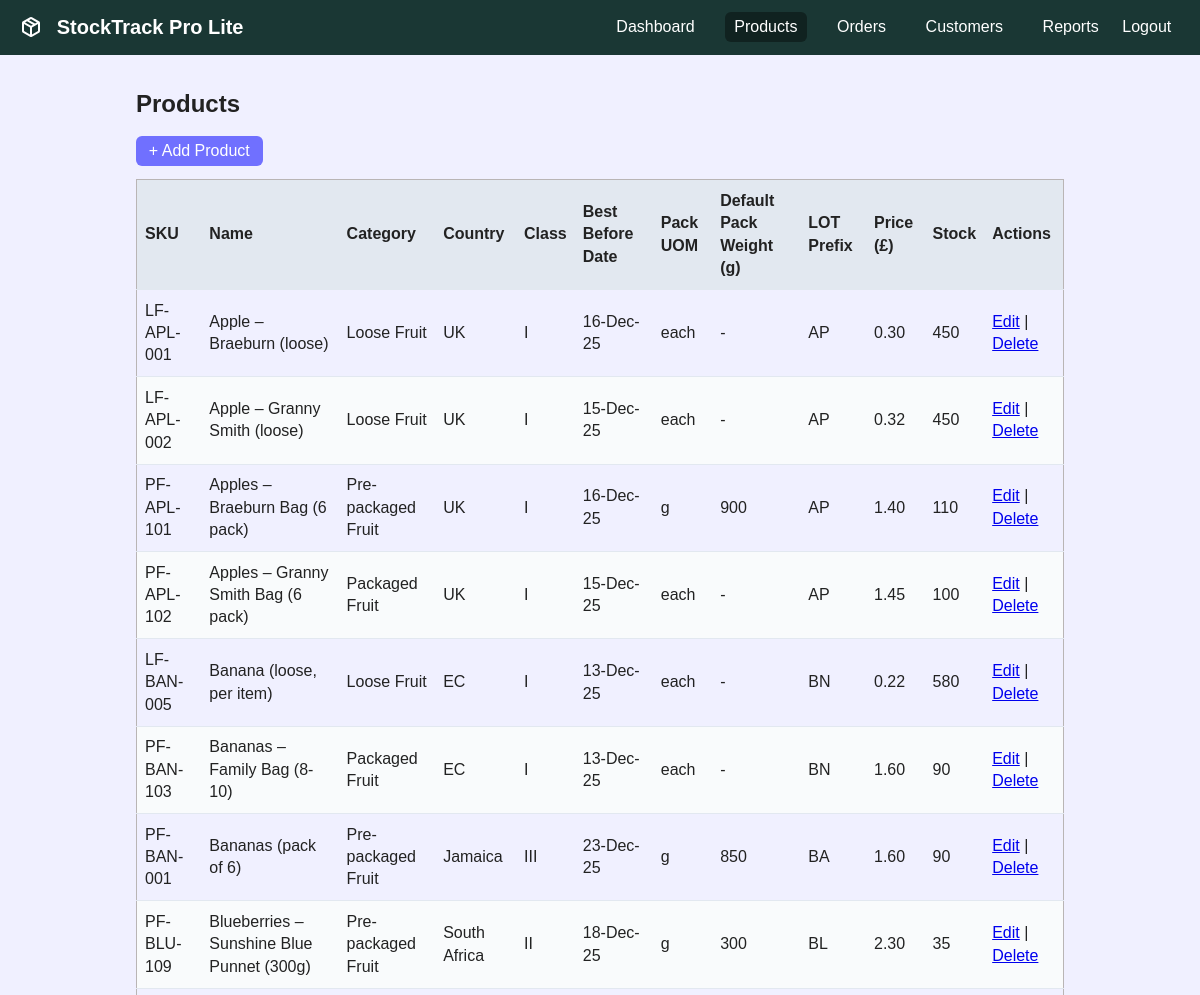
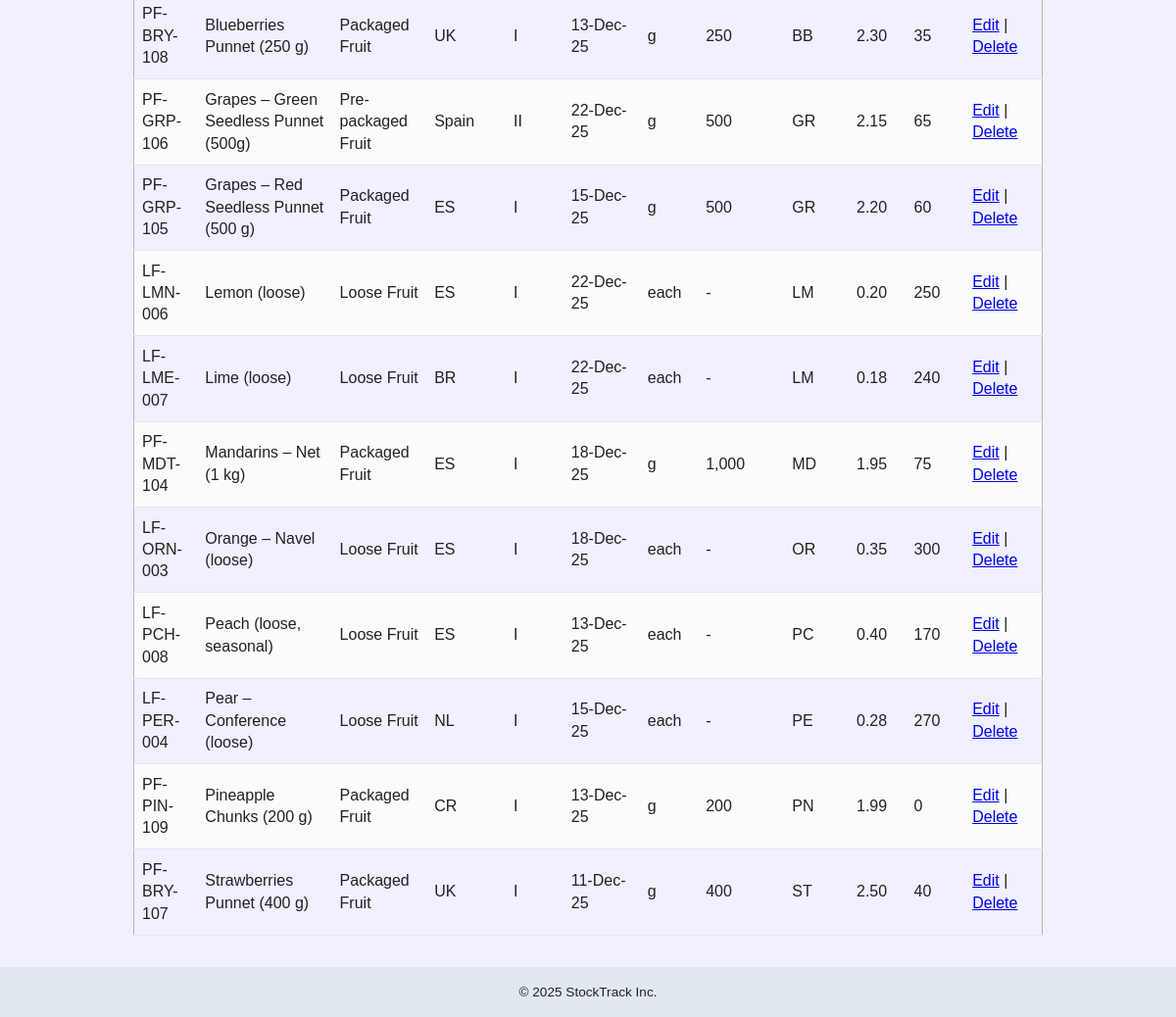
The app's page /StockTrackProLite/products.php, older data (2 pictures, top to bottom).
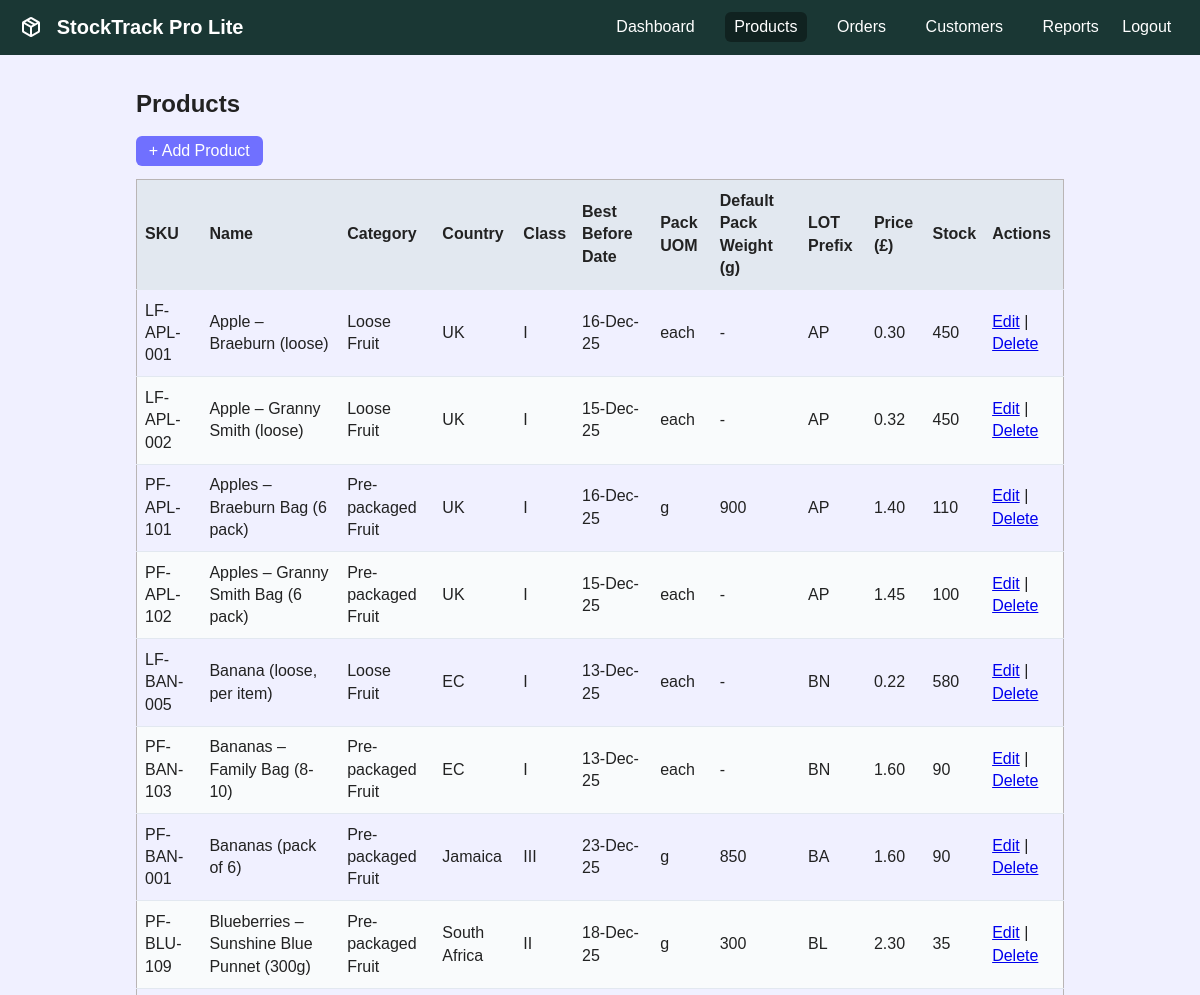
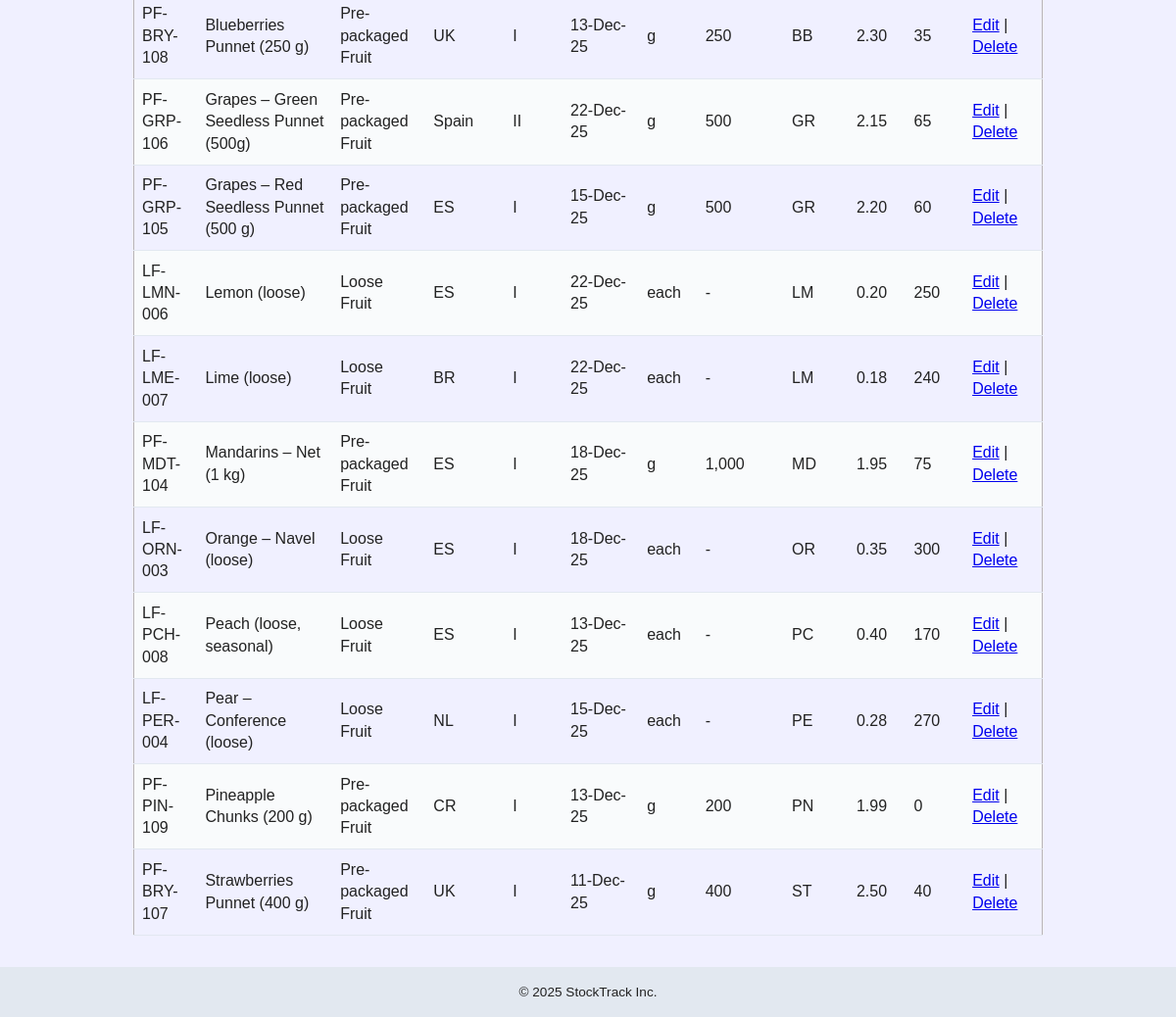
The same page, newer data (2 pictures, top to bottom).
### tables this page shows
CREATE TABLE `products` (
  `id` int(11) NOT NULL AUTO_INCREMENT,
  `sku` varchar(30) NOT NULL,
  `name` varchar(100) NOT NULL,
  `category_id` int(11) NOT NULL,
  `price` decimal(10,2) NOT NULL,
  `stock` int(11) NOT NULL DEFAULT 0,
  `is_active` TINYINT(1) NOT NULL DEFAULT 1,
  `country` VARCHAR(50) NOT NULL,
  `class` VARCHAR(10) NOT NULL,
  `pack_uom` VARCHAR(10) NOT NULL,
  `default_pack_weight` DECIMAL(7,3) DEFAULT NULL,
  `best_before_days` INT(4) NOT NULL,
  `lot_prefix` VARCHAR(10) NOT NULL,
  PRIMARY KEY (`id`),
  KEY `category_id` (`category_id`),
  CONSTRAINT `products_ibfk_1` FOREIGN KEY (`category_id`) REFERENCES `categories` (`id`)
);

### StockTrackProLite/products.php (the view)
<?php
include __DIR__ . '/includes/db.php';
include __DIR__ . '/includes/header.php';
$res = mysqli_query($conn, "SELECT p.id, p.sku, p.name, p.price, p.stock,
           IFNULL(c.name,'-') AS category, p.country, p.class, p.best_before_days, p.pack_uom, p.default_pack_weight, p.lot_prefix
    FROM products p
    LEFT JOIN categories c ON c.id = p.category_id
    WHERE p.is_active = 1
    ORDER BY p.name
");
?>
<h2>Products</h2>
<p>
    <a href="add_product.php" class="btn">+ Add Product</a>
</p>
<table>
    <thead>
        <tr>
            <th>SKU</th><th>Name</th><th>Category</th>
            <th>Country</th><th>Class</th><th>Best Before Date</th>
            <th>Pack UOM</th><th>Default Pack Weight (g)</th><th>LOT Prefix</th>
            <th>Price (£)</th><th>Stock</th><th>Actions</th>
        </tr>
    </thead>
    <tbody>
<?php if (mysqli_num_rows($res) === 0): ?>
        <tr><td colspan="6">No products yet.</td></tr>
<?php else: while ($row = mysqli_fetch_assoc($res)): ?>
        <tr>
            <td><?php echo htmlspecialchars($row['sku']); ?></td>
            <td><?php echo htmlspecialchars($row['name']); ?></td>
            <td><?php echo htmlspecialchars($row['category']); ?></td>
            <td><?php echo htmlspecialchars($row['country']); ?></td>
            <td><?php echo htmlspecialchars($row['class']); ?></td>
            <td><?php echo date('d-M-y', strtotime('+' . $row['best_before_days'] . ' days')); ?></td>
            <td><?php echo htmlspecialchars($row['pack_uom']); ?></td>
            <td><?php $weight = $row['default_pack_weight'] ?? NULL;
                if (empty($weight) || $weight == 0) {
                    echo '-';
                } else {
                    echo number_format($weight, 0);
                }
            ?></td>
            <td><?php echo htmlspecialchars($row['lot_prefix']); ?></td>
            <td><?php echo number_format($row['price'],2); ?></td>
            <td><?php echo $row['stock']; ?></td>
            <td>
                <a href="product_edit.php?id=<?php echo $row['id']; ?>">Edit</a> |
                <a href="product_delete.php?id=<?php echo $row['id']; ?>"
                   onclick="return confirm('Delete this product?');">Delete</a>
            </td>
        </tr>
<?php endwhile; endif; ?>
    </tbody>
</table>
<?php include __DIR__ . '/includes/footer.php'; ?>

### StockTrackProLite/includes/header.php (shortened to what this page needs)
<!DOCTYPE html>
<html lang="en">
<head>
    <link rel="stylesheet" href="../css/style.css">
</head>
<body class="stocktrackpro">
<header class="topbar">
    <h1 class="logo">
     StockTrack Pro Lite</h1>
    <nav>
        <a href="dashboard.php">Dashboard</a>
        <a href="products.php">Products</a>
        <a href="orders.php">Orders</a>
        <a href="customers.php">Customers</a>
        <a href="reports.php">Reports</a>
        <a href="logout.php" class="right">Logout</a>
    </nav>
</header>
<main class="container">

### StockTrackProLite/includes/footer.php (shortened to what this page needs)
</main>
<footer class="footer">
    &copy; <?php echo date('Y'); ?> StockTrack Inc.
</footer>
</body>
</html>

### css/style.css (style rules this page uses)
.logo svg { vertical-align: middle; margin-bottom: 4px; margin-right: 8px; }
:root { --primary: #1a3734; --primary-dark: #102220; --secondary: #7070ff; --background: #f0f0ff; --card: #ffffff; --border: #b9b5b5; --btn-secondary: #325730; --gray: #e2e8f0; --text: #222; --text-light: #fff; --radius: 6px; }
* { box-sizing: border-box; }
body { margin: 0; font-family: Cabin, Arial, Helvetica, sans-serif; background: var(--background); color: var(--text); line-height: 1.4; }
.topbar { background: var(--primary); color: var(--text-light); padding: .8rem 1.2rem; display: flex; flex-wrap: wrap; align-items: center; }
.topbar .logo { font-size: 1.25rem; margin: 0; flex: 1 0 auto; }
.topbar nav a { color: var(--text-light); text-decoration: none; margin-left: 1rem; padding: .4rem .6rem; border-radius: var(--radius); }
.topbar nav a:hover, .topbar nav a.active { background: var(--primary-dark); }
.topbar nav a.right { margin-left: auto; }
.container { max-width: 960px; margin: 2rem auto; padding: 0 1rem; }
table { width: 100%; border-collapse: collapse; margin-bottom: 1.5rem; border: 1px solid var(--border) }
th, td { padding: .6rem .5rem; border-bottom: 1px solid var(--gray); text-align: left; }
th { background: var(--gray); font-weight: 600; }
tr:nth-child(even) { background: #f9fbfc; }
.btn { background: var(--secondary); color: var(--text-light); padding: .4rem .8rem; border-radius: var(--radius); text-decoration: none; }
footer { background: var(--gray); text-align: center; padding: 1rem; font-size: .85rem; }

Row changes from the older to the newer data that the page shows:
changed products "PF-APL-102": category "Packaged Fruit" → "Pre-packaged Fruit"
changed products "PF-BAN-103": category "Packaged Fruit" → "Pre-packaged Fruit"
changed products "PF-BRY-108": category "Packaged Fruit" → "Pre-packaged Fruit"
changed products "PF-GRP-105": category "Packaged Fruit" → "Pre-packaged Fruit"
changed products "PF-MDT-104": category "Packaged Fruit" → "Pre-packaged Fruit"
changed products "PF-PIN-109": category "Packaged Fruit" → "Pre-packaged Fruit"
changed products "PF-BRY-107": category "Packaged Fruit" → "Pre-packaged Fruit"
